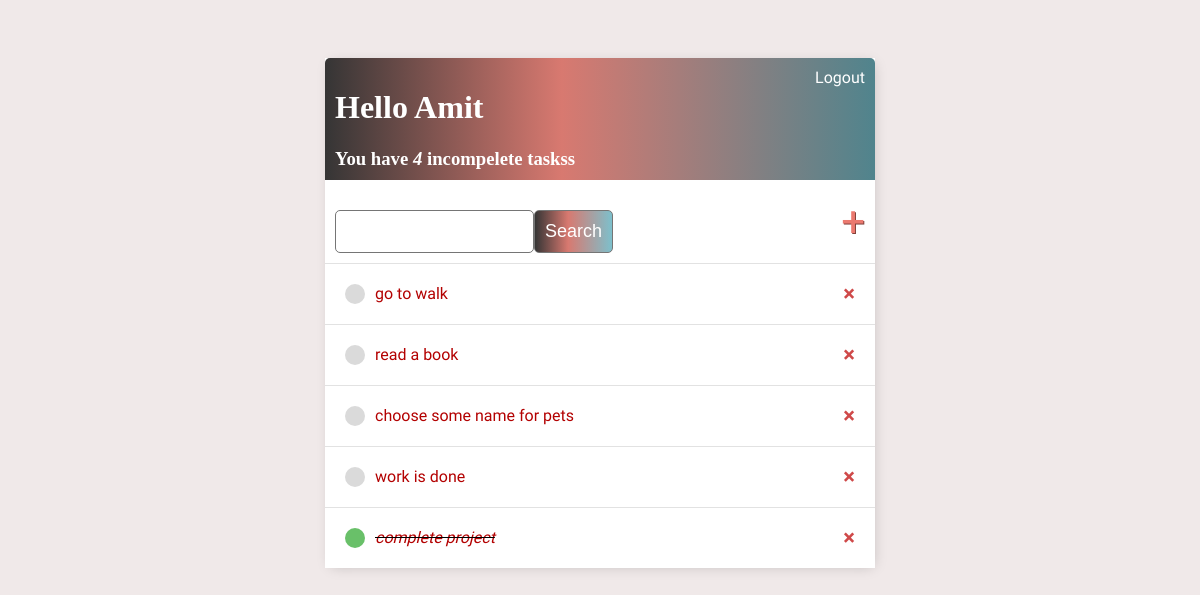
The app's page / (signed in), older data.
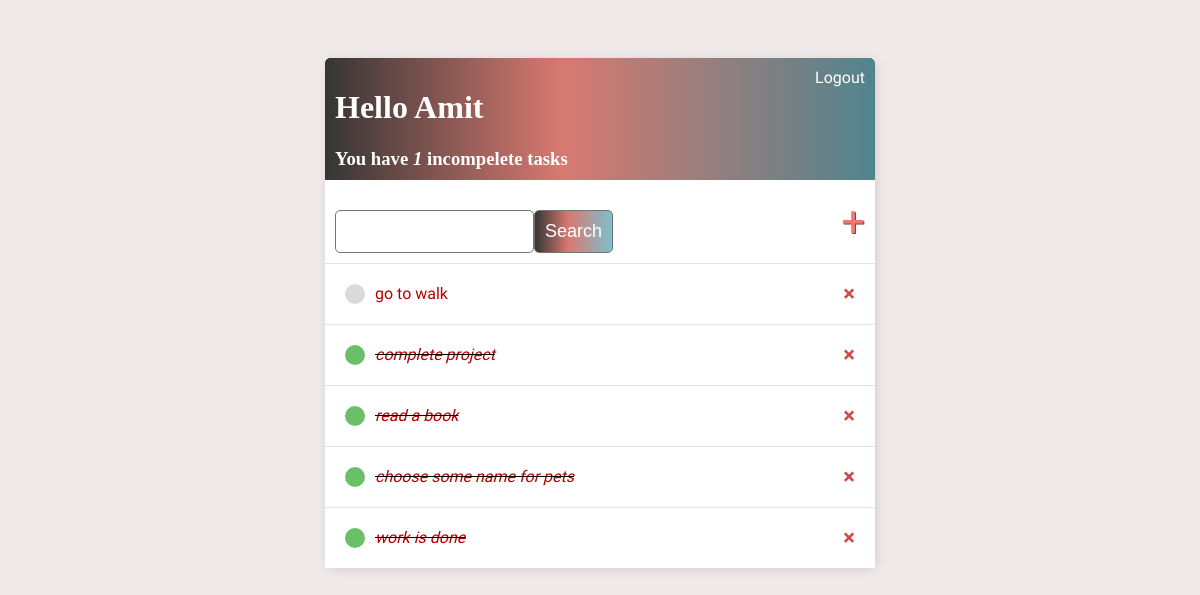
The same page, newer data.
### base/models.py (models this page shows)
class Task(models.Model):
    user = models.ForeignKey(User, on_delete = models.CASCADE, null = True, blank = True)
    title =models.CharField(max_length= 200)
    description = models.TextField(null = True, blank = True)
    complete =models.BooleanField(default=False)
    create = models.DateTimeField(auto_now_add=True)
    def __str__(self):
        return self.title
    class Meta:
        ordering = ['complete']

### base/views.py (the view)
# urls.py: path('', TaskList.as_view() , name = 'tasks'),
class TaskList(LoginRequiredMixin,ListView):
    model = Task
    context_object_name = 'tasks'
    def get_context_data(self, **kwargs):
        context = super().get_context_data(**kwargs)
        context ['tasks'] = context ['tasks'].filter(user=self.request.user)
        context ['count'] = context ['tasks'].filter(complete = False).count()
        search_input = self.request.GET.get('search-area') or ''
        if search_input:
            context['tasks'] = context['tasks'].filter(
                title__startswith = search_input)
        context ['search_input'] = search_input
        return context

### base/templates/base/task_list.html
{% extends 'base/main.html'%}
{% block content %}
<div class="header-bar">
    <div>
        <h1>Hello {{request.user|title}}</h1>
        <h3 style="margin:0">You have <i>{{count}}</i> incompelete tasks{{count|pluralize:"s"}} </h3>
    </div>
    {% if request.user.is_authenticated%}
    <a href="{% url 'logout' %}">Logout</a>
    {% else %}
    <a href="{% url 'login' %}">Login</a>
    {% endif%}
</div>
<div id="search-add-wrapper">
    <form method ="GET" style="margin-top :20px ; display:flex">
        <input type='text' name = 'search-area' value = {{search_input}} >
        <input class="button" type='submit' value = 'Search'>
    </form>
    <a id="add-link" href="{% url 'task-create' %}">&#x2b;</a>
</div>
<div class='task-items-wrapper'>
    {% for task in tasks %}
    <div class='task-wrapper'>
        {% if task.complete%}
        <div class='task-title'>
            <div class='task-complete-icon'></div>
            <i><s><a href="{% url 'task-update' task.id %}">{{task}}</a></s></i>
        </div>
        <a class='delete-link' href="{% url 'task-delete' task.id %}">&#215;</a>
        {% else %}
        <div class='task-title'>
            <div class='task-incomplete-icon'></div>
            <a href="{% url 'task-update' task.id %}">{{task}}</a>
        </div>
        <a class='delete-link' href="{% url 'task-delete' task.id %}">&#215;</a>
        {% endif %}
    </div>
    {% empty %}
    <h3>No items in the list</h3>
    {% endfor %}
</div>
{% endblock content %}

### base/templates/base/main.html (shortened to what this page needs)
<!DOCTYPE html>
<html>
<head>
</head>
<body>
    <div class="container">
        {% block content%}
        {% endblock content %}
    </div>
</body>
</html>

### base/templates/base/main.html (style rules this page uses)
body { background-color: rgb(240, 233, 233); font-family: 'Shippori Antique B1', sans-serif; padding-top: 50px; }
h1, h2, h3, h4, h5, h6 { font-family: cursive }
a { color: rgb(179, 1, 1) }
.container { max-width: 550px; margin: auto; background-color: white; -webkit-box-shadow: 2px 2px 13px -4px rgba(0, 0, 0, 0.21); box-shadow: 2px 2px 13px -4px rgba(0, 0, 0, 0.21); }
.header-bar { display: flex; justify-content: space-between; color: #fff; padding: 10px; border-radius: 5px 5px 0 0; background: linear-gradient(90deg, #353535 0%, #d87970 43%, #50848d 100%); }
.header-bar a { color: rgb(255, 255, 255); text-decoration: none; }
.task-wrapper { display: flex; align-items: center; justify-content: space-between; padding: 20px; background-color: #fff; border-top: 1px solid rgb(226, 226, 226); }
.task-title { display: flex; }
.task-title a { text-decoration: none; margin-left: 10px; color: rgb(179, 1, 1) }
.task-complete-icon { height: 20px; width: 20px; border-radius: 50%; background-color: rgb(105, 192, 105); }
.task-incomplete-icon { height: 20px; width: 20px; border-radius: 50%; background-color: rgb(218, 218, 218); }
.delete-link { text-decoration: none; font-weight: 900; color: #cf4949; font-size:22px ; line-height: 0; }
#search-add-wrapper { display: flex; justify-content:space-between ; align-items: center; padding: 10px; }
#add-link { color: #EB796F; text-decoration: none ; font-size: 42px ; text-shadow:1px 1px #81413b; }
input[type=text], input[type=password], textarea { border: 1px solid #757575; border-radius: 5px; padding: 10px; width: 90%; }
.button { border: 1px solid #757575; background: linear-gradient(90deg, #353535 0%, #d87970 43%, #7dc0cc 100%) ; color: #ffffff; padding: 10px; font-size: 18px; border-radius: 5px; cursor: pointer; text-decoration: none; }

Row changes from the older to the newer data that the page shows:
shown differently, row unchanged: Task "complete project": moves up the list
changed Task "read a book": complete False → True (drawn)
changed Task "choose some name for pets": complete False → True (drawn)
changed Task "work is done": complete False → True (drawn)
Text that changed along with them:
{{ count }}: "4" → "1"
